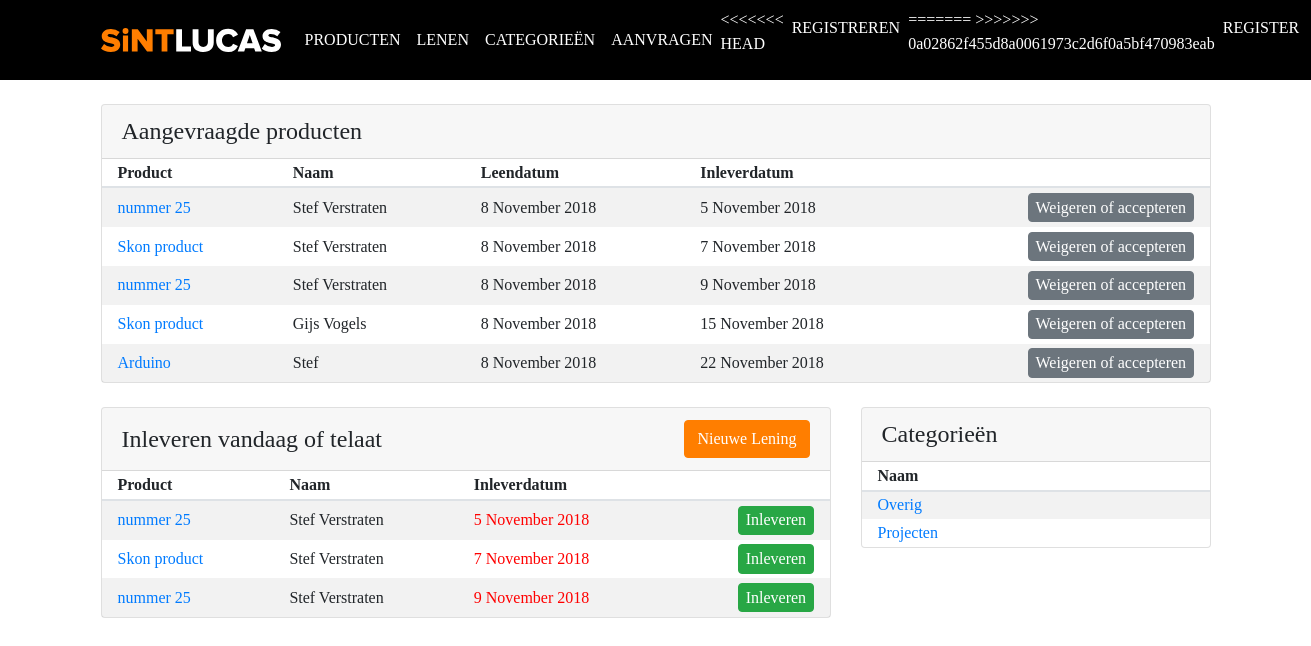
Before: / with the older database file.
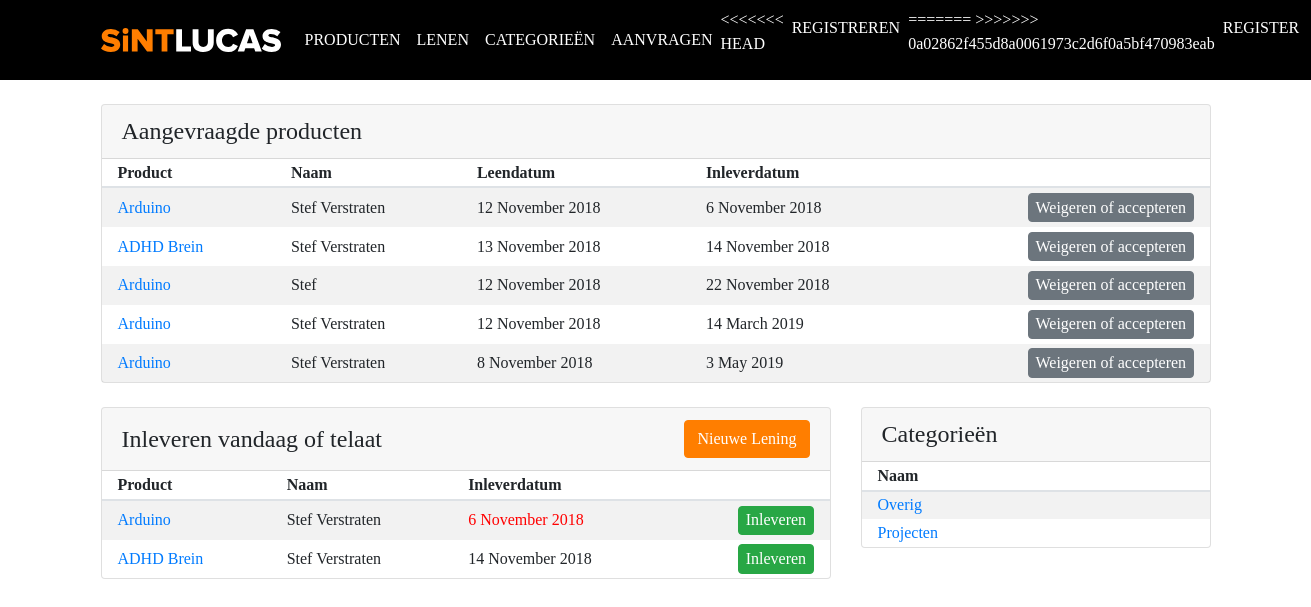
After: the same page with the newer database file.
### tables this page shows
CREATE TABLE `borrowed` (
  `id` int(11) NOT NULL,
  `student_number` varchar(255) NOT NULL,
  `customer_name` varchar(255) NOT NULL,
  `customer_email` varchar(255) NOT NULL,
  `customer_phone` varchar(255) NOT NULL,
  `user_id` varchar(255) NOT NULL,
  `borrowed_at` timestamp NOT NULL DEFAULT CURRENT_TIMESTAMP ON UPDATE CURRENT_TIMESTAMP,
  `borrowed_till` timestamp NOT NULL DEFAULT '0000-00-00 00:00:00',
  `returned` varchar(255) NOT NULL,
  `product_id` int(11) NOT NULL,
  `for_what` text NOT NULL,
  `note_before` text NOT NULL,
  `note_after` text NOT NULL
);

CREATE TABLE `products` (
  `product_id` int(11) NOT NULL,
  `category_id` int(11) NOT NULL,
  `name` varchar(255) NOT NULL,
  `slug` varchar(255) NOT NULL,
  `body` text NOT NULL,
  `created_at` timestamp NOT NULL DEFAULT CURRENT_TIMESTAMP,
  `count` int(11) NOT NULL,
  `product_lent` int(11) NOT NULL
);

CREATE TABLE `categories` (
  `id` int(11) NOT NULL,
  `category_name` varchar(255) NOT NULL,
  `category_slug` varchar(255) NOT NULL
);

### application/controllers/Pages.php (called while the page is built, shortened)
<?php
	class Pages extends CI_Controller {
		public function view($page = 'home') {
			$data['title'] = ucfirst($page);
			$data['loans'] = $this->Borrowed_model->get_loans();
			$data['categories'] = $this->category_model->get_categories();
			$this->load->view('templates/header');
			$this->load->view('pages/'.$page, $data);
			$this->load->view('templates/footer');
		}
	}

### index.php (called while the page is built, shortened)
<?php
require_once BASEPATH.'core/CodeIgniter.php';

### application/models/Borrowed_model.php (called while the page is built, shortened)
<?php
	class Borrowed_model extends CI_Model {
		public function get_loans($slug = FALSE) {
			if ($slug === FALSE) {
				$this->db->order_by('borrowed.borrowed_till', 'ASC');
				$this->db->join('products', 'products.product_id = borrowed.product_id');
				$query = $this->db->get('borrowed');
				return $query->result_array();
			}
			$query = $this->db->get_where('borrowed', array('slug' => $slug));
			return $query->row_array();
		}
	}

### application/models/Category_model.php (called while the page is built, shortened)
<?php
	class Category_model extends CI_Model {
		public function get_categories() {
			$this->db->order_by('category_name');
			$query = $this->db->get('categories');
			return $query->result_array();
		}
	}

### application/views/pages/home.php (the view, shortened to what this page needs)
<div class="row">
	<div class="col-md-12">
		<div class="card mb-4" id="products">
			<div class="card-header d-flex justify-content-between align-items-center">
				<h4 class="mb-0">Aangevraagde producten</h4>
			</div>
			<div class="table-responsive">
				<table class="table card-table mb-0 table-striped">
					<thead>
						<tr>
							<th>Product</th>
							<th>Naam</th>
							<th>Leendatum</th>
							<th>Inleverdatum</th>
		               <th></th>
						</tr>
					</thead>
					<tbody class="list">
						<?php
							$i = 0;
							foreach($loans as $loan):
							if ($loan['returned'] === 'yes'): continue; endif;
							$timestamp_borrowed_at = strtotime($loan['borrowed_at']);
							$timestamp_borrowed_till = strtotime($loan['borrowed_till']);
							$i++;
							?>
							<tr>
								<td class="product"><a href="<?=site_url('/producten/' . $loan['slug'])?>"><?=$loan['name']?></a></td>
								<td class="name"><?=$loan['customer_name']?></td>
								<td><?=date('j F Y', $timestamp_borrowed_at)?></td>
								<td><?=date('j F Y', $timestamp_borrowed_till)?></td>
		                  <td class="d-flex justify-content-end align-items-center">
			                  <button type="button" class="btn btn-secondary" data-toggle="modal" data-target="#moreinfo<?=$i?>">Weigeren of accepteren</button>
		                  </td>
		               </tr>
						<?php endforeach; ?>
					</tbody>
				</table>
			</div>
		</div>
	</div>
	<div class="col-md-8">
		<div class="card mb-4" id="products">
			<div class="card-header d-flex justify-content-between align-items-center">
				<h4 class="mb-0">Inleveren vandaag of telaat</h4>
				<a href="<?php echo base_url(); ?>lenen/nieuw" class="btn btn-primary">Nieuwe Lening</a>
			</div>
			<div class="table-responsive">
				<table class="table card-table mb-0 table-striped">
					<thead>
						<tr>
							<th>Product</th>
							<th>Naam</th>
							<th>Inleverdatum</th>
		               <th></th>
						</tr>
					</thead>
					<tbody class="list">
						<?php
							$i = 0;
							foreach($loans as $loan):
							$i++;
							?>
						<?php if ($loan['returned'] === 'yes'): continue; endif; ?>
						<?php $timestamp_borrowed_till = strtotime($loan['borrowed_till']); ?>
						<?php if (date('Y/m/d', time()) < date('Y/m/d', $timestamp_borrowed_till)): continue; endif; ?>
							<tr>
								<td class="product"><a href="<?=site_url('/producten/' . $loan['slug'])?>"><?=$loan['name']?></a></td>
								<td class="name"><?=$loan['customer_name']?></td>
								<td <?php if (date('Y/m/d', time()) > date('Y/m/d', $timestamp_borrowed_till)) { echo 'class="text-red"'; } ?>><?=date('j F Y', $timestamp_borrowed_till)?></td>
		                  <td class="d-flex justify-content-end align-items-center">
			                  <button type="button" class="btn btn-success" data-toggle="modal" data-target="#moreinfo<?=$i?>">Inleveren</button>
		                  </td>
		               </tr>
						<?php endforeach; ?>
					</tbody>
				</table>
			</div>
		</div>
	</div>
	<div class="col-md-4">
		<div class="card mb-4" id="products">
			<div class="card-header d-flex justify-content-between align-items-center">
				<h4 class="mb-0">Categorieën</h4>
			</div>
			<div class="table-responsive">
				<table class="table card-table mb-0 table-striped">
					<thead>
						<tr>
							<th>Naam</th>
						</tr>
					</thead>
					<tbody class="list">
						<?php foreach($categories as $category): ?>
							<tr>
								<td class="name"><a href="<?php echo site_url('/categories/posts/' . $category['id']); ?>"><?php echo $category['category_name']; ?></a></td>
		               </tr>
						<?php endforeach; ?>
					</tbody>
			</div>
		</div>
	</div>
</div>

Changed rows visible on the page:
no longer on this page (row edited): borrowed: product.name "nummer 25", customer_name "Stef Verstraten", borrowed_at "8 November 2018", borrowed_till "5 November 2018"
no longer on this page (row edited): borrowed: product.name "Skon product", customer_name "Stef Verstraten", borrowed_at "8 November 2018", borrowed_till "7 November 2018"
no longer on this page (row edited): borrowed: product.name "nummer 25", customer_name "Stef Verstraten", borrowed_at "8 November 2018", borrowed_till "9 November 2018"
no longer on this page (row edited): borrowed: product.name "Skon product", customer_name "Gijs Vogels", borrowed_at "8 November 2018", borrowed_till "15 November 2018", shown under "Aangevraagde producten"
added borrowed: product.name "Arduino", customer_name "Stef Verstraten", borrowed_at "12 November 2018", borrowed_till "6 November 2018"
added borrowed: product.name "ADHD Brein", customer_name "Stef Verstraten", borrowed_at "13 November 2018", borrowed_till "14 November 2018"
changed borrowed "Stef": borrowed_at "8 November 2018" → "12 November 2018"
added borrowed: product.name "Arduino", customer_name "Stef Verstraten", borrowed_at "12 November 2018", borrowed_till "14 March 2019", shown under "Aangevraagde producten"
added borrowed: product.name "Arduino", customer_name "Stef Verstraten", borrowed_at "8 November 2018", borrowed_till "3 May 2019", shown under "Aangevraagde producten"
